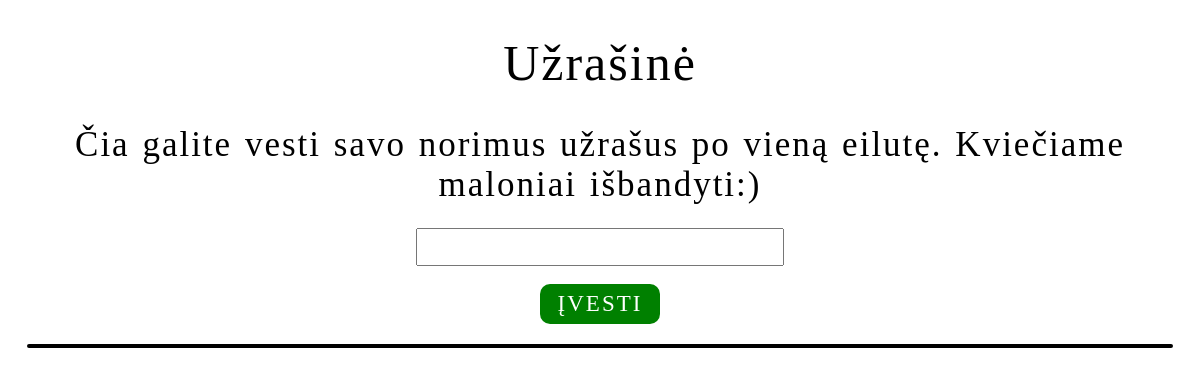
/notes, run on an earlier commit of the app's database.
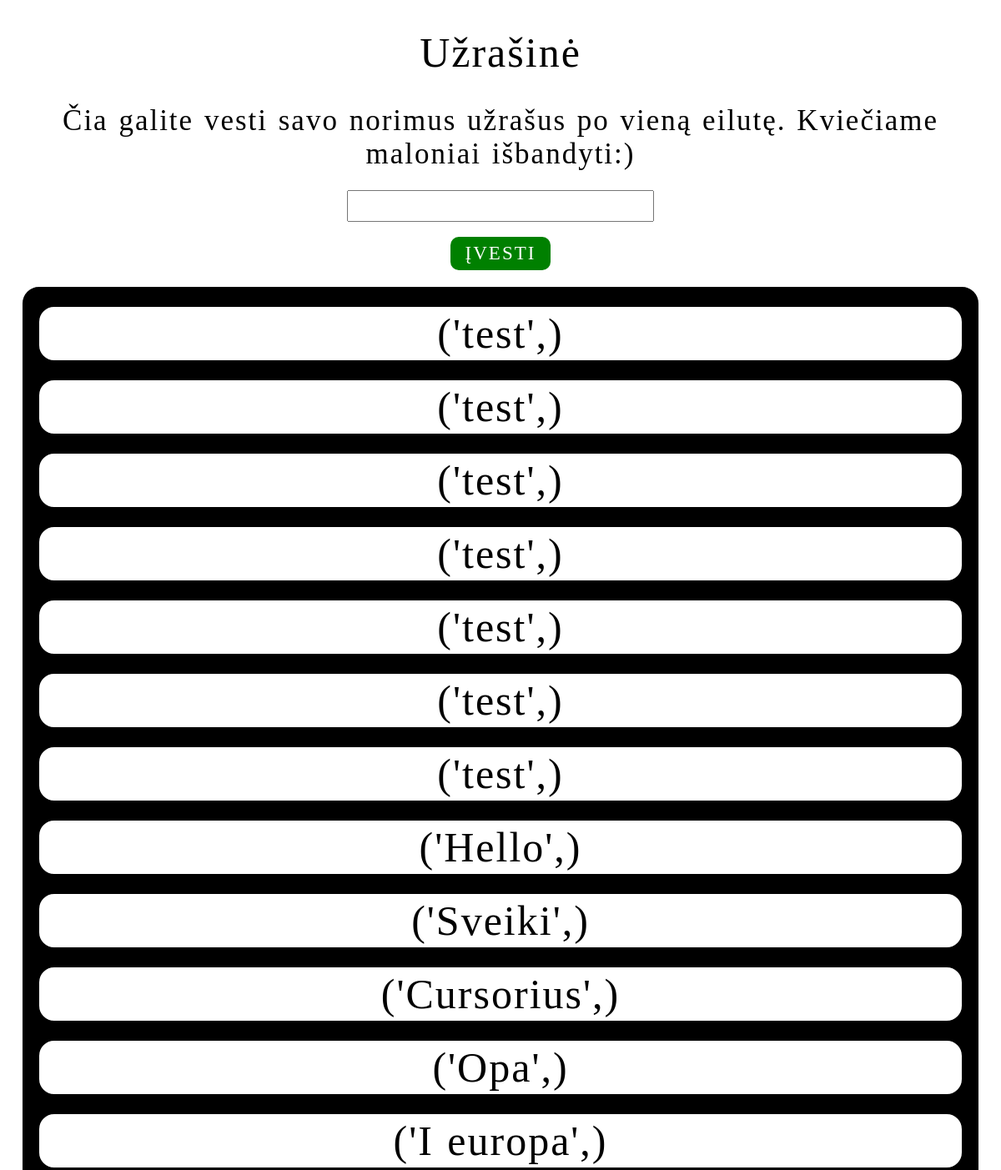
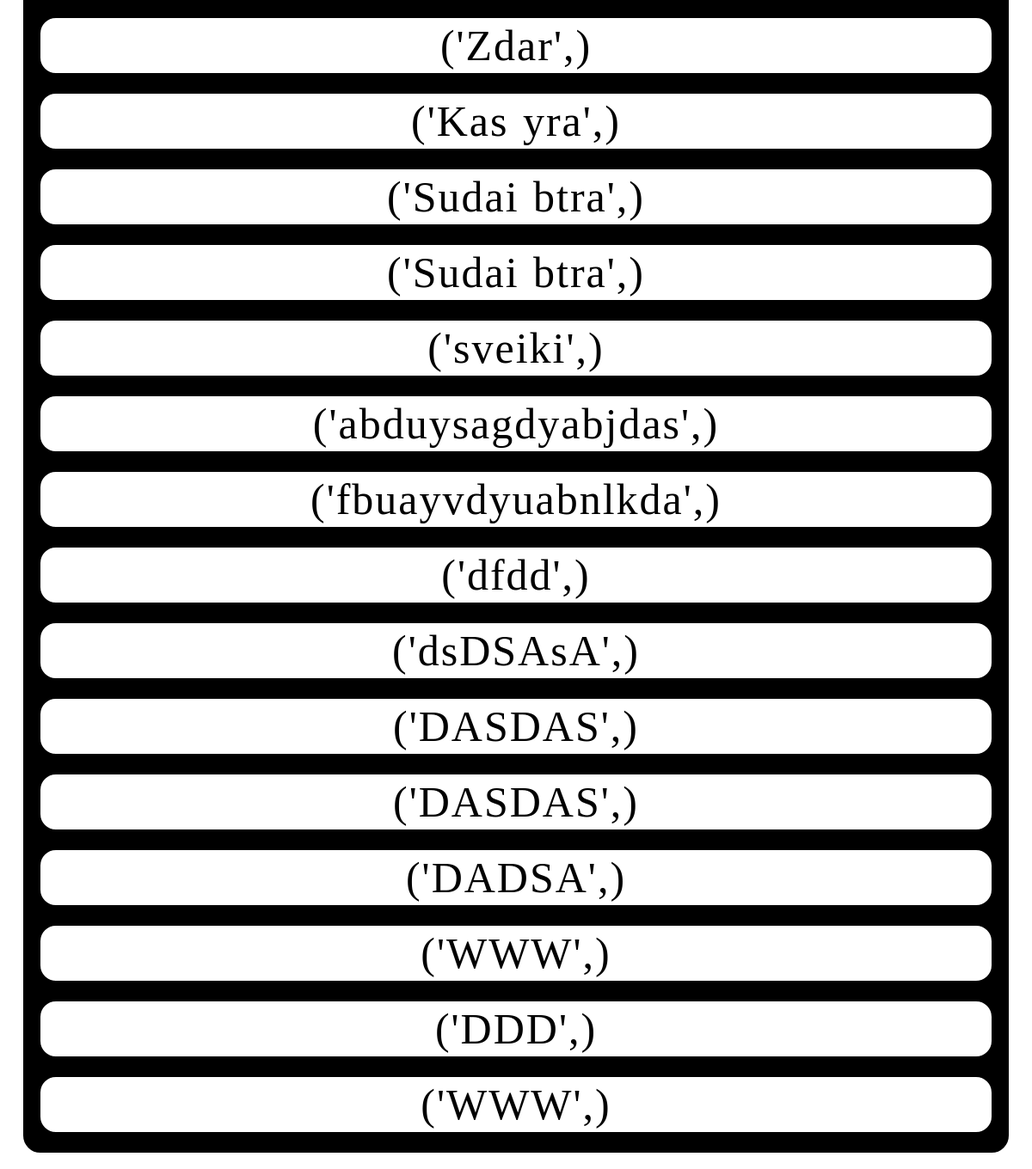
And on a later commit of the database (2 pictures, top to bottom).
### tables this page shows
CREATE TABLE Sheets(
        id INTEGER PRIMARY KEY AUTOINCREMENT,
        name TEXT NOT NULL 
    );

### main.py (the view)
@app.route("/notes",methods=["GET","POST"])
def notes():
    if(request.method == "POST"):
        global array
        args = request.form.get("note2")
        if(args):
            array.append(args)
            insert_into_db(args)
            print(array)
        return render_template('./notes.html', note = select_from_db())
    else:
        return render_template('./notes.html', note = select_from_db())

### main.py (called while the page is built)
def select_from_db():
    conn = sqlite3.connect("./NotesDatabase.db")
    queryString="""
        SELECT name FROM Sheets
    """
    cur = conn.cursor()
    array = cur.execute(queryString).fetchall()
    return array

### templates/notes.html (shortened to what this page needs)
<!DOCTYPE html>
<html lang="en">
<head>
</head>
<body>
    <h1 class = "sriftas" style = "font-size: 50px" style = "font-weight: bold;">Užrašinė</h1>
    <div class = "center">
        <h1 class = "sriftas" style = "font-size: 35px">Čia galite vesti savo norimus užrašus po vieną eilutę. Kviečiame maloniai išbandyti:)</h1>
        <form action="/notes" method = "POST">
            <input class = "ivedimo_laukas" id="note2" name="note2" value="">
            <br>
            <br>
            <input class = "button" type="Submit" value = "ĮVESTI">
        </form>
    </div>
    <div class = "uzras">
        {% for i in note %}
        <h2 class = "sriftas">{{i}}</h2>
        {% endfor %}
    </div>
</body>
</html>

### templates/notes.html (style rules this page uses)
.uzras { background-color:rgb(0, 0, 0); margin: 1.2rem; border: 2px solid black; border-radius: 20px; }
.uzras h2 { background-color:rgb(255, 255, 255); font-style:normal; font-size:50px; color:rgb(0, 0, 0); margin: 1rem; margin-top:20px; margin-bottom: 20px; padding: 3px; border: 2px solid black; border-radius: 20px; text-align: center; }
.button { background-color:green; width: 10vw; height: 5vh; font-family: Georgia, serif; font-size: 23px; letter-spacing: 2px; word-spacing: 2px; color: #000000; font-weight: normal; text-decoration: none; font-style: normal; font-variant: normal; text-transform: none; padding: auto; color: white; border: none; border-radius: 10px; }
.center { text-align: center; }
.sriftas { text-align: center; font-family: Georgia, serif; font-size: 17px; letter-spacing: 2px; word-spacing: 2px; color: #000000; font-weight: normal; text-decoration: none; font-style: normal; font-variant: normal; text-transform: none; padding: auto; }
.ivedimo_laukas { width: 30vw; height: 4vh; font-family: Georgia, serif; font-size: 23px; letter-spacing: 2px; word-spacing: 2px; color: #000000; font-weight: normal; text-decoration: none; font-style: normal; font-variant: normal; text-transform: none; padding: auto; }

What changed in the data, as far as the page shows it:
added Sheets: i "('test',)"
added Sheets: i "('test',)"
added Sheets: i "('test',)"
added Sheets: i "('test',)"
added Sheets: i "('test',)"
added Sheets: i "('test',)"
added Sheets: i "('test',)"
added Sheets: i "('Hello',)"
added Sheets: i "('Sveiki',)"
added Sheets: i "('Cursorius',)"
added Sheets: i "('Opa',)"
added Sheets: i "('I europa',)"
added Sheets: i "('Zdar',)"
added Sheets: i "('Kas yra',)"
added Sheets: i "('Sudai btra',)"
added Sheets: i "('Sudai btra',)"
added Sheets: i "('sveiki',)"
added Sheets: i "('abduysagdyabjdas',)"
added Sheets: i "('fbuayvdyuabnlkda',)"
added Sheets: i "('dfdd',)"
added Sheets: i "('dsDSAsA',)"
added Sheets: i "('DASDAS',)"
added Sheets: i "('DASDAS',)"
added Sheets: i "('DADSA',)"
added Sheets: i "('WWW',)"
added Sheets: i "('DDD',)"
added Sheets: i "('WWW',)"
